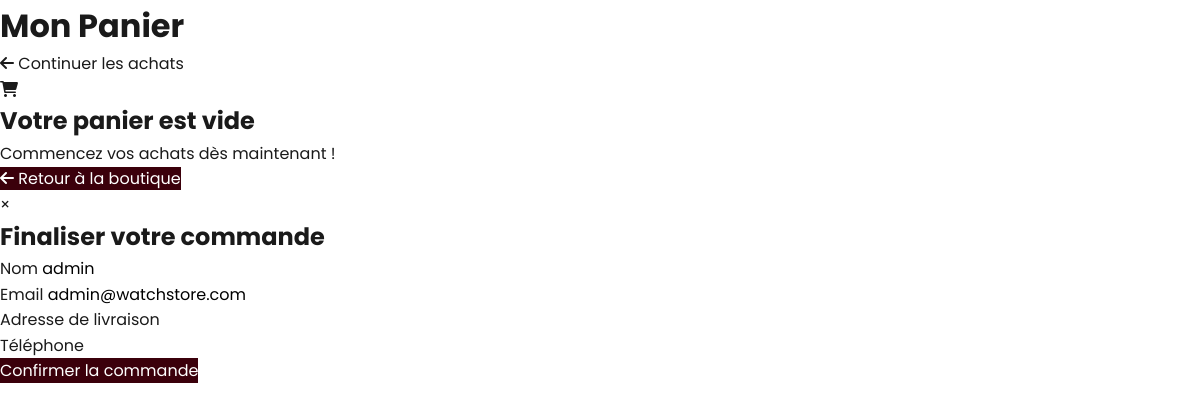
The app's page /panier/view_cart.php (signed in), older data.
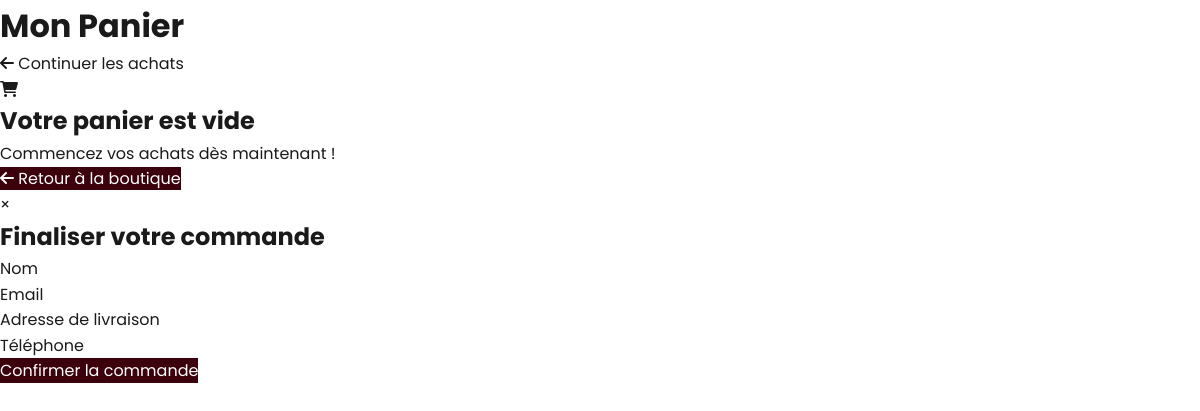
The same page, newer data.
### tables this page shows
CREATE TABLE utilisateurs (
    id INT AUTO_INCREMENT PRIMARY KEY,
    nom_utilisateur VARCHAR(100) NOT NULL UNIQUE,
    mot_de_passe VARCHAR(255) NOT NULL,
    role ENUM('client', 'admin') NOT NULL DEFAULT 'client',
    email VARCHAR(150),
    telephone VARCHAR(20),
    adresse TEXT,
    date_creation TIMESTAMP DEFAULT CURRENT_TIMESTAMP,
   
    INDEX idx_role (role),
    INDEX idx_nom (nom_utilisateur)
);

### panier/view_cart.php (the view, shortened to what this page needs)
<?php
include('../config.php');
$user_id = $_SESSION['id'];
$stmt_user = $con->prepare("SELECT nom_utilisateur, email, telephone, adresse FROM utilisateurs WHERE id = ?");
$stmt_user->bind_param("i", $user_id);
$stmt_user->execute();
$user_info = $stmt_user->get_result()->fetch_assoc();
$total = 0;
$items = [];
?>
<!DOCTYPE html>
<html lang="fr">
<head>
    <link rel="stylesheet" href="../global.css">
    <link rel="stylesheet" href="https://cdnjs.cloudflare.com/ajax/libs/font-awesome/6.0.0-beta3/css/all.min.css">
</head>
<body>
    <div class="cart-container">
        <header class="cart-header">
            <h1>Mon Panier</h1>
            <a href="../index1.php" class="continue-shopping">
                <i class="fas fa-arrow-left"></i> Continuer les achats
            </a>
        </header>
        <?php if (!empty($items)): ?>
            <div class="cart-items">
                <?php foreach ($items as $item): ?>
                    <div class="cart-item">
                        <img src="<?php echo htmlspecialchars($item['image']); ?>" alt="<?php echo htmlspecialchars($item['nom']); ?>" class="item-image">
                        <div class="item-details">
                            <h2 class="item-title"><?php echo htmlspecialchars($item['nom']); ?></h2>
                            <p class="item-price"><?php echo number_format($item['prix'], 2); ?> DZD</p>
                            <p class="item-stock">Stock disponible : <?php echo $item['quantite_stock']; ?></p>
                        </div>
                        <div class="item-quantity">
                            <form action="update_cart.php" method="post">
                                <input type="hidden" name="produit_id" value="<?php echo $item['produit_id']; ?>">
                                <input type="number" name="quantite" value="<?php echo $item['quantite']; ?>" min="1" max="<?php echo $item['quantite_stock']; ?>" class="quantity-input" required>
                                <button type="submit" class="btn-update">Mettre à jour</button>
                            </form>
                        </div>
                        <div class="item-total"><?php echo number_format($item['ligne_total'], 2); ?> DZD</div>
                        <form action="remove_from_cart.php" method="post" class="item-remove">
                            <input type="hidden" name="produit_id" value="<?php echo $item['produit_id']; ?>">
                            <button type="submit" class="btn-remove">
                                <i class="fas fa-trash"></i>
                            </button>
                        </form>
                    </div>
                <?php endforeach; ?>
            </div>
            <div class="cart-summary">
                <h2>Récapitulatif</h2>
                <div class="summary-line">
                    <span>Sous-total</span>
                    <span id="subtotal"><?php echo number_format($total, 2); ?> DZD</span>
                </div>
                <div class="summary-line total">
                    <span>Total</span>
                    <span id="grandtotal"><?php echo number_format($total, 2); ?> DZD</span>
                </div>
                <button onclick="openModal()" class="checkout-btn" <?php if ($total == 0) echo 'disabled'; ?>>
                    <i class="fas fa-credit-card"></i> Procéder au paiement
                </button>
            </div>
        <?php else: ?>
            <div class="empty-cart">
                <i class="fas fa-shopping-cart"></i>
                <h2>Votre panier est vide</h2>
                <p>Commencez vos achats dès maintenant !</p>
                <a href="../index1.php" class="btn-primary">
                    <i class="fas fa-arrow-left"></i> Retour à la boutique
                </a>
            </div>
        <?php endif; ?>
    </div>
    <div id="checkoutModal" class="modal">
        <div class="modal-content">
            <span class="close-modal" onclick="closeModal()">&times;</span>
            <h2>Finaliser votre commande</h2>
            <form action="submit_form.php" method="post">
                <div class="form-group">
                    <label for="name">Nom</label>
                    <input type="text" id="name" name="name" value="<?php echo htmlspecialchars($user_info['nom_utilisateur'] ?? ''); ?>" required readonly>
                </div>
                <div class="form-group">
                    <label for="email">Email</label>
                    <input type="email" id="email" name="email" value="<?php echo htmlspecialchars($user_info['email'] ?? ''); ?>" required>
                </div>
                <div class="form-group">
                    <label for="address">Adresse de livraison</label>
                    <input type="text" id="address" name="address" value="<?php echo htmlspecialchars($user_info['adresse'] ?? ''); ?>" required>
                </div>
                <div class="form-group">
                    <label for="phone">Téléphone</label>
                    <input type="tel" id="phone" name="phone" value="<?php echo htmlspecialchars($user_info['telephone'] ?? ''); ?>" required>
                </div>
                <button type="submit" class="btn-primary">Confirmer la commande</button>
            </form>
        </div>
    </div>
</body>
</html>

### global.css (style rules this page uses)
:root { --background: #ffffff; --foreground: #1a1a1a; --card: #ffffff; --card-foreground: #1a1a1a; --popover: #faf7f5; --popover-foreground: #1a1a1a; --primary: #3B000B; --primary-foreground: #ffffff; --secondary: #B38F6F; --secondary-foreground: #805500; --muted: #f0ebe8; --muted-foreground: #57534e; --accent: #ddb796; --accent-foreground: #7f1d1d; --destructive: #991b1b; --destructive-foreground: #ffffff; --border: #f5e8d2; --input: #f5e8d2; --ring: #3B000B; --sidebar: #f0ebe8; --sidebar-foreground: #1a1a1a; --sidebar-primary: #3B000B; --sidebar-primary-foreground: #ffffff; --sidebar-accent: #fef3c7; --sidebar-accent-foreground: #7f1d1d; --sidebar-border: #f5e8d2; --sidebar-ring: #3B000B; --font-sans: Poppins, sans-serif; --font-serif: 'Libre Baskerville', serif; --font-mono: 'IBM Plex Mono', monospace; --radius: 0.1rem; --shadow-x: 1px; --shadow-y: 1px; --shadow-blur: 16px; --shadow-spread: -2px; --shadow-opacity: 0.07; --shadow-color: hsl(0 63% 18%); --shadow-2xs: 1px 1px 16px -2px hsl(0 63% 18% / 0.04); --shadow-xs: 1px 1px 16px -2px hsl(0 63% 18% / 0.04); --shadow-sm: 1px 1px 16px -2px hsl(0 63% 18% / 0.07), 1px 1px 2px -3px hsl(0 63% 18% / 0.07); --shadow: 1px 1px 16px -2px hsl(0 63% 18% / 0.07), 1px 1px 2px -3px hsl(0 63% 18% / 0.07); --shadow-md: 1px 1px 16px -2px hsl(0 63% 18% / 0.07), 1px 2px 4px -3px hsl(0 63% 18% / 0.07); --shadow-lg: 1px 1px 16px -2px hsl(0 63% 18% / 0.07), 1px 4px 6px -3px hsl(0 63% 18% / 0.07); --shadow-xl: 1px 1px 16px -2px hsl(0 63% 18% / 0.07), 1px 8px 10px -3px hsl(0 63% 18% / 0.07); --shadow-2xl: 1px 1px 16px -2px hsl(0 63% 18% / 0.18); --tracking-normal: 0em; --spacing: 0.25rem; }
* { margin: 0; padding: 0; box-sizing: border-box; }
body { font-family: var(--font-sans); background-color: var(--background); color: var(--foreground); line-height: 1.6; }
a { text-decoration: none; color: inherit; }
button, input, select, textarea { font-family: inherit; font-size: inherit; border: none; outline: none; background: none; }
button { cursor: pointer; }
.btn-primary { background-color: var(--primary); color: var(--primary-foreground); }

Row changes from the older to the newer data that the page shows:
removed utilisateurs: name "admin", email "admin@watchstore.com"
